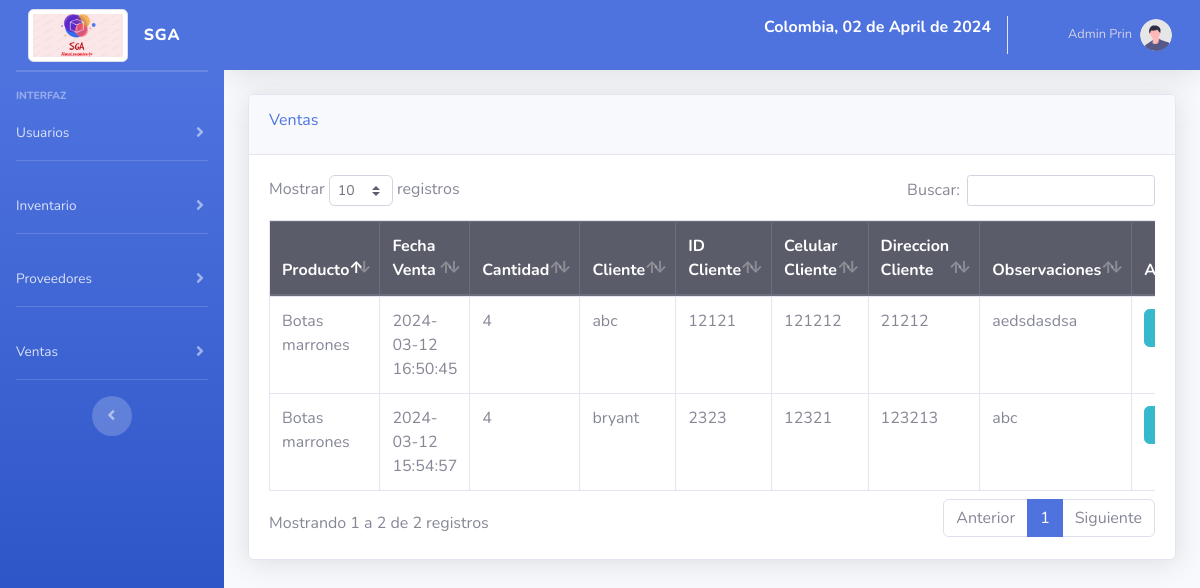
/?c=Ventas&a=main (signed in), run on the app's committed database.
### tables this page shows
CREATE TABLE `producto` (
  `id_producto` int(11) NOT NULL COMMENT 'numero de identificacion del producto',
  `nombre` varchar(100) NOT NULL COMMENT 'nombre del producto',
  `precio` bigint(20) NOT NULL COMMENT 'precio del producto',
  `fecha_ingreso` datetime NOT NULL DEFAULT current_timestamp() COMMENT 'fecha de ingreso con la fecha actual',
  `talla` varchar(100) DEFAULT NULL COMMENT 'detalles extra del producto',
  `cantidad` bigint(100) DEFAULT 0,
  `fecha_modificado` datetime NOT NULL DEFAULT current_timestamp(),
  `proveedor` int(11) NOT NULL
);

CREATE TABLE `salida` (
  `id_salida` int(11) NOT NULL,
  `producto` int(11) NOT NULL,
  `fecha_venta` datetime DEFAULT current_timestamp(),
  `cantidad` bigint(20) NOT NULL,
  `cliente_nombre` varchar(100) DEFAULT NULL,
  `cliente_id` int(22) DEFAULT NULL,
  `cliente_contacto` varchar(100) DEFAULT NULL,
  `cliente_direccion` varchar(150) DEFAULT NULL,
  `observaciones` text DEFAULT NULL
);

### controllers/Ventas.php (called while the page is built, shortened)
<?php
require_once "models/Venta.php";
class Ventas
{
    public function __CONSTRUCT()
    {
        $this->model = new Venta();
    }
    public function main()
    {
        require_once "views/encabezado.php";
        require_once "views/pie.php";
        require_once "views/Salida/salida.view.php";
    }
}
?>

### models/DataBase.php (called while the page is built)
<?php
class DataBase
{
    public static function conn(){
        $hostname = "sga.mysql.database.azure.com";
        $port = "3306";
        $database = "sga";
        $username = "zac";
        $password = "SGA2024.";
        $options = array(
            PDO::MYSQL_ATTR_SSL_CA => 'assets/DigiCertGlobalRootCA.crt.pem'
        );
        $pdo = new PDO("mysql:host=$hostname;port=$port;dbname=$database;charset=utf8", $username, $password, $options);
        $pdo->setAttribute(PDO::ATTR_ERRMODE, PDO::ERRMODE_EXCEPTION);
        return $pdo;
    }
}

### models/Venta.php (called while the page is built, shortened)
<?php
class Venta
{
    private $pdo;
    public function __CONSTRUCT()
    {
        try {
            $this->pdo = Database::conn();
        } catch (Exception $e) {
            die($e->getMessage());
        }
    }
    public function Listar()
    {
        try {
            $stm = $this->pdo->prepare("SELECT * FROM salida ORDER BY id_salida DESC;");
            $stm->execute();
            return $stm->fetchAll(PDO::FETCH_OBJ);
        } catch (Exception $e) {
            die($e->getMessage());
        }
    }
    public function Producto()
    {
        try {
            $stm = $this->pdo->prepare("SELECT * FROM producto");
            $stm->execute();
            return $stm->fetchAll(PDO::FETCH_OBJ);
        } catch (Exception $e) {
            die($e->getMessage());
        }
    }
}

### views/Salida/salida.view.php (the view, shortened to what this page needs)
<div class="container-fluid">
    <div class="card shadow mb-4">
        <div class="card-header py-3">
            <h6 class="m-0-weight-bold text-primary">Ventas</h6>
        </div>
        <div class="card-body">
            <div class="table-responsive">
                <table class="table table-bordered" id="table" width="100%" cellspacing="0">
                    <thead class="thead-dark">
                        <tr>
                            <th>Producto</th>
                            <th>Fecha Venta</th>
                            <th>Cantidad</th>
                            <th>Cliente</th>
                            <th>ID Cliente</th>
                            <th>Celular Cliente</th>
                            <th>Direccion Cliente</th>
                            <th>Observaciones</th>
                            <th>Acciones</th>
                        </tr>
                    </thead>
                    <tbody>
                        <?php
                          foreach ($this->model->Listar() as $r) :
                          ?>
                            <tr>
                                <?php foreach ($this->model->Producto() as $p) : ?>
                                    <?php if (isset($r->producto) && ($r->producto == $p->id_producto)) { ?>
                                        <td><?php echo $p->nombre ?></td>
                                <?php    }
                                  endforeach; ?>
                                <td><?php echo $r->fecha_venta ?></td>
                                <td><?php echo $r->cantidad ?></td>
                                <td><?php echo $r->cliente_nombre ?></td>
                                <td><?php echo $r->cliente_id ?></td>
                                <td><?php echo $r->cliente_contacto ?></td>
                                <td><?php echo $r->cliente_direccion ?></td>
                                <td><?php echo $r->observaciones ?></td>
                                <td>
                                    <a href="?c=Ventas&a=nuevo&id_salida=<?php echo $r->id_salida; ?>" class="btn btn-info btn-flat"><i class="fas fa-sync-alt"></i></a>
                                </td>
                            </tr>
                        <?php
                          endforeach;
                          ?>
                    </tbody>
                </table>

### data on the page
salida: fecha_venta "2024-03-12 16:50:45", cantidad "4", cliente_nombre "abc", cliente "12121", cliente_contacto "121212", cliente_direccion "21212", observaciones "aedsdasdsa"
producto: nombre "Botas marrones"
salida: fecha_venta "2024-03-12 15:54:57", cantidad "4", cliente_nombre "bryant", cliente "2323", cliente_contacto "12321", cliente_direccion "123213", observaciones "abc"

### other printed values
$_SESSION['nombre'] "Admin Prin"
